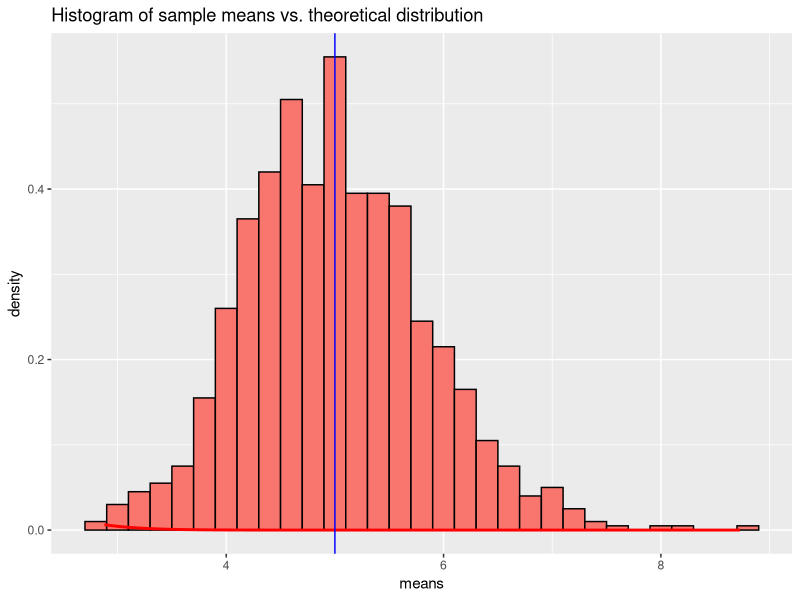

This figure's R source: (Note: this script raises an error after producing the figure.)
library(ggplot2)

set.seed(1901)
lambda <- 0.2
mu <- 1/lambda
sigma <- 1/lambda
n <- 40
nsim <- 1000
m <- matrix(rexp(n*nsim,lambda),ncol = n)
means <- apply(m, 1, function(x) mean(x))
vars <- apply(m, 1, function(x) var(x))

df <- data.frame(means = means)
gg <- ggplot(df, aes(x = means, fill = as.factor(1))) + geom_histogram(binwidth = .2, aes(y = ..density..), color = "black")
gg <- gg + stat_function(fun = dnorm, arg = list(mean = mu, sd = sigma/sqrt(n)), size = 1, color = "red")
gg <- gg + geom_vline(xintercept = mu, color = "blue") + ggtitle("Histogram of sample means vs. theoretical distribution")
gg <- gg + theme(legend.position="none")
gg

ggplot(as.data.frame(vars = vars), aes(x = vars, fill = as.factor(1))) + geom_histogram(binwidth = .2, aes(y = ..density..), color = "black")

sortmeans <- sort(means)
sortref <- sort(rnorm(1000,mu,sigma/sqrt(40)))
ggqq <- ggplot() + geom_point(aes(sortref, sortmeans, color = as.factor(1)), alpha = .5, size = 4)
ggqq <- ggqq + geom_abline(intercept = 0, slope = 1, color = "red")
ggqq <- ggqq + ggtitle("Q-Q plot of sample means distribution") + labs(x = "Theoretical Quantiles", y = "Sample Quantiles")
ggqq <- ggqq + theme(legend.position = "none")
ggqq

sortmeans <- sort((means-mu)/(sigma/sqrt(n))) # Normalize sample distribution
sortref <- sort(rnorm(1000))                  # generate 1000 samples of N(0,1)
ggqq <- ggplot() + geom_point(aes(sortref, sortmeans, color = as.factor(1)), alpha = .5, size = 4)
ggqq <- ggqq + geom_abline(intercept = 0, slope = 1, color = "red")
ggqq <- ggqq + ggtitle("Q-Q plot of sample means distribution") 
ggqq <- ggqq + labs(x = "Theoretical Quantiles", y = "Sample Quantiles")
ggqq <- ggqq + theme(legend.position = "none") + xlim(-4,4) + ylim(-5,5)
ggsave("qqplot", plot = ggqq)


ggplot(df) + geom_point(aes(x = seq_along(means), y = means), color = "firebrick") + geom_hline(yintercept = mean(means), color = "blue") + geom_polygon(aes(x, y), data = data.frame(x = c(0,1000,1000,0), y = c(4,4,6,6)), alpha = .3)

                                                                                                                             